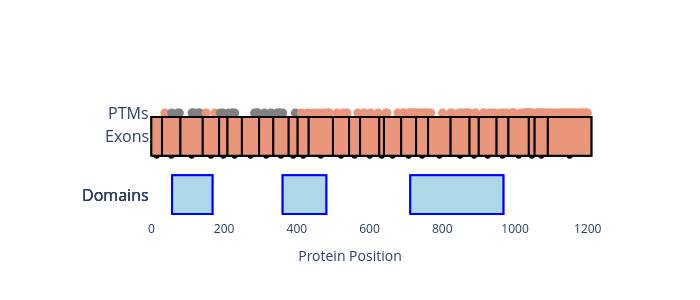

Notebook source saved alongside this figure:
### Markdown cell above
## Plot canonical isoform

### Code cell
#plot canonical protein with domains
plotter.plot_canonical_isoform('EGFR')
